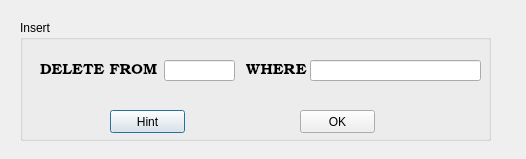
<?xml version="1.0" encoding="UTF-8"?>
<ui version="4.0">
 <class>Dialog</class>
 <widget class="QDialog" name="Dialog">
  <property name="geometry">
   <rect>
    <x>0</x>
    <y>0</y>
    <width>526</width>
    <height>159</height>
   </rect>
  </property>
  <property name="windowTitle">
   <string>Dialog</string>
  </property>
  <widget class="QWidget" name="widget_background" native="true">
   <property name="geometry">
    <rect>
     <x>20</x>
     <y>20</y>
     <width>481</width>
     <height>131</height>
    </rect>
   </property>
   <widget class="QGroupBox" name="groupBox_insert">
    <property name="geometry">
     <rect>
      <x>0</x>
      <y>0</y>
      <width>471</width>
      <height>121</height>
     </rect>
    </property>
    <property name="title">
     <string>Insert</string>
    </property>
    <widget class="QPushButton" name="pushButton_d_hint">
     <property name="geometry">
      <rect>
       <x>90</x>
       <y>90</y>
       <width>75</width>
       <height>23</height>
      </rect>
     </property>
     <property name="text">
      <string>Hint</string>
     </property>
    </widget>
    <widget class="QWidget" name="widget_inputArea" native="true">
     <property name="geometry">
      <rect>
       <x>20</x>
       <y>20</y>
       <width>441</width>
       <height>51</height>
      </rect>
     </property>
     <widget class="QLineEdit" name="lineEdit_d_values">
      <property name="geometry">
       <rect>
        <x>270</x>
        <y>20</y>
        <width>171</width>
        <height>21</height>
       </rect>
      </property>
     </widget>
     <widget class="QLabel" name="label">
      <property name="geometry">
       <rect>
        <x>0</x>
        <y>20</y>
        <width>121</width>
        <height>21</height>
       </rect>
      </property>
      <property name="font">
       <font>
        <family>Bookman Old Style</family>
        <pointsize>11</pointsize>
       </font>
      </property>
      <property name="text">
       <string>DELETE FROM</string>
      </property>
     </widget>
     <widget class="QLineEdit" name="lineEdit_d_tableName">
      <property name="geometry">
       <rect>
        <x>124</x>
        <y>20</y>
        <width>71</width>
        <height>21</height>
       </rect>
      </property>
     </widget>
     <widget class="QLabel" name="label_2">
      <property name="geometry">
       <rect>
        <x>206</x>
        <y>20</y>
        <width>61</width>
        <height>21</height>
       </rect>
      </property>
      <property name="font">
       <font>
        <family>Bookman Old Style</family>
        <pointsize>11</pointsize>
       </font>
      </property>
      <property name="text">
       <string>WHERE</string>
      </property>
     </widget>
    </widget>
    <widget class="QPushButton" name="pushButton_d_ok">
     <property name="geometry">
      <rect>
       <x>280</x>
       <y>90</y>
       <width>75</width>
       <height>23</height>
      </rect>
     </property>
     <property name="text">
      <string>OK</string>
     </property>
    </widget>
   </widget>
  </widget>
 </widget>
 <resources/>
 <connections/>
</ui>
